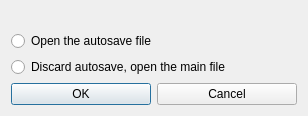
<?xml version="1.0" encoding="utf-8"?>
<ui version="4.0">
 <author>
    SPDX-FileCopyrightText: none
    SPDX-License-Identifier: GPL-3.0-or-later
  </author>
 <class>KisRecoverNamedAutosaveDialog</class>
 <widget class="QDialog" name="KisRecoverNamedAutosaveDialog">
  <property name="windowModality">
   <enum>Qt::WindowModal</enum>
  </property>
  <property name="geometry">
   <rect>
    <x>0</x>
    <y>0</y>
    <width>308</width>
    <height>115</height>
   </rect>
  </property>
  <property name="windowTitle">
   <string>Krita</string>
  </property>
  <property name="modal">
   <bool>true</bool>
  </property>
  <layout class="QVBoxLayout" name="verticalLayout">
   <item>
    <widget class="QLabel" name="lblExplanation">
     <property name="text">
      <string/>
     </property>
    </widget>
   </item>
   <item>
    <widget class="QRadioButton" name="rbOpenAutosave">
     <property name="text">
      <string>Open the autosave file</string>
     </property>
    </widget>
   </item>
   <item>
    <widget class="QRadioButton" name="rbDiscardAutosave">
     <property name="text">
      <string>Discard autosave, open the main file</string>
     </property>
    </widget>
   </item>
   <item>
    <layout class="QHBoxLayout" name="horizontalLayout">
     <item>
      <widget class="QPushButton" name="btOk">
       <property name="text">
        <string>OK</string>
       </property>
      </widget>
     </item>
     <item>
      <widget class="QPushButton" name="btCancel">
       <property name="text">
        <string>Cancel</string>
       </property>
      </widget>
     </item>
    </layout>
   </item>
  </layout>
 </widget>
 <resources/>
 <connections/>
</ui>
